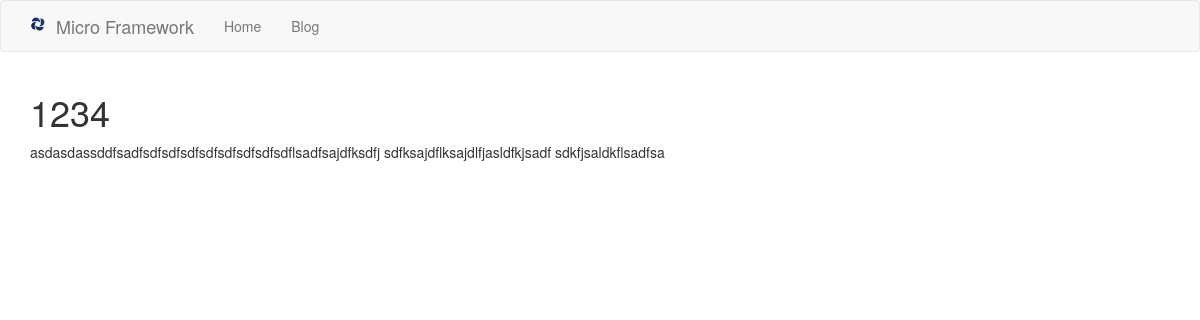
The page /post/5/show on the database as committed earlier.
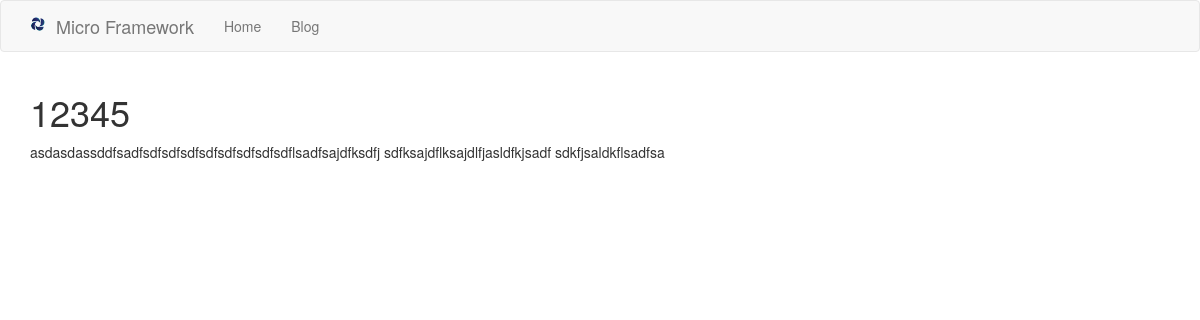
The same page on the database as committed later.
### tables this page shows
CREATE TABLE posts (id INTEGER CONSTRAINT posts_index PRIMARY KEY ASC AUTOINCREMENT, title VARCHAR (255) NOT NULL, content TEXT NOT NULL);

### app/Controllers/PostsController.php (called while the page is built, shortened)
<?php
class PostsController extends BaseController
{
    private $post;
    public function __construct()
    {
        $this->post = Container::getModel("Post");
    }
    public function show($id)
    {
        $this->view->post = $this->post->find($id);
        return $this->renderView('posts/show', 'layout');
    }
}

### core/bootstrap.php (called while the page is built, shortened)
<?php
$routes = require_once __DIR__ . "/../app/routes.php";
$route = new \Core\Route($routes);

### public/index.php (called while the page is built, shortened)
<?php
require_once __DIR__ . "/../core/bootstrap.php";

### core/BaseModel.php (called while the page is built, shortened)
<?php
abstract class BaseModel
{
    private $pdo;
    protected $table;
    public function __construct(PDO $pdo)
    {
        $this->pdo = $pdo;
    }
    public function find($id)
    {
        $query = "SELECT * FROM {$this->table} WHERE id=:id";
        $stmt = $this->pdo->prepare($query);
        $stmt->bindValue(":id", $id);
        $stmt->execute();
        $result = $stmt->fetch();
        return $result;
    }
}

### core/DataBase.php (called while the page is built, shortened)
<?php
class DataBase
{
    public static function getDataBase()
    {
        $conf = include_once __DIR__ . "/../app/database.php";
        if($conf['driver'] == 'sqlite'){
            $sqlite = __DIR__ . "/../storage/database/" . $conf['sqlite']['host'];
            $sqlite = "sqlite:" . $sqlite;
            try{
                $pdo = new PDO($sqlite);
                $pdo->setAttribute(PDO::ATTR_ERRMODE, PDO::ERRMODE_EXCEPTION);
                $pdo->setAttribute(PDO::ATTR_DEFAULT_FETCH_MODE, PDO::FETCH_OBJ);
                return $pdo;
            }catch (PDOException $e){
                echo $e->getMessage();
            }
        }
    }
}

### core/Container.php (called while the page is built, shortened)
<?php
class Container
{
    public static function getModel($model)
    {
        return new $objModel(DataBase::getDatabase());
    }
}

### app/Views/posts/show.phtml (the view)
<div class="container">
    <h1 class="h1"><?php echo $this->view->post->title; ?></h1>
    <p class="text-justify"><?php echo $this->view->post->content;  ?></p>
</div>

Rows that differ between the two databases and show on the page:
changed posts: title "1234" → "12345"
